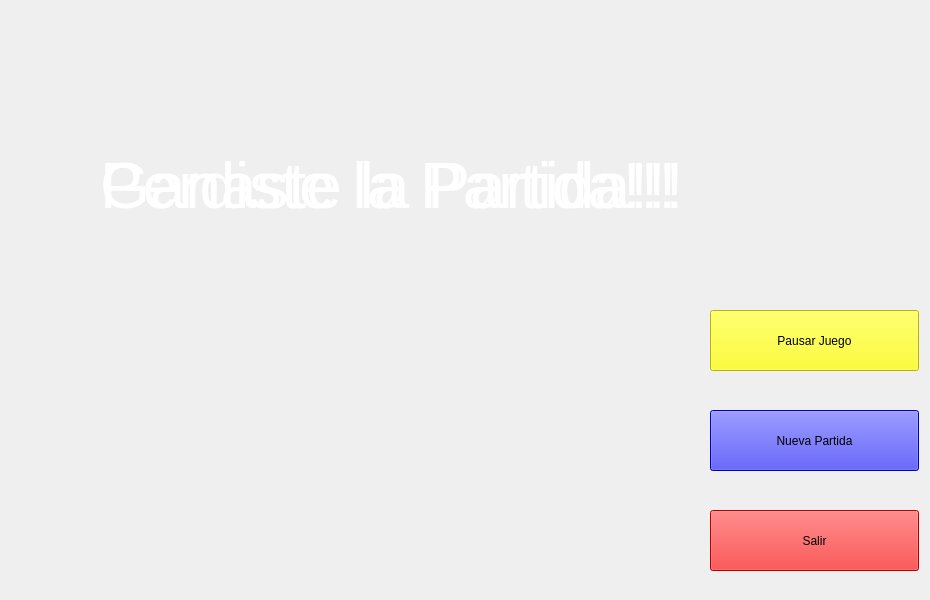
<?xml version="1.0" encoding="UTF-8"?>
<ui version="4.0">
 <class>GameWindow</class>
 <widget class="QMainWindow" name="GameWindow">
  <property name="geometry">
   <rect>
    <x>0</x>
    <y>0</y>
    <width>930</width>
    <height>600</height>
   </rect>
  </property>
  <property name="windowTitle">
   <string>DCCurve</string>
  </property>
  <property name="styleSheet">
   <string notr="true"/>
  </property>
  <widget class="QWidget" name="Game">
   <widget class="QWidget" name="verticalLayoutWidget">
    <property name="geometry">
     <rect>
      <x>710</x>
      <y>20</y>
      <width>211</width>
      <height>271</height>
     </rect>
    </property>
    <layout class="QVBoxLayout" name="playersLayout"/>
   </widget>
   <widget class="QPushButton" name="pauseButton">
    <property name="geometry">
     <rect>
      <x>710</x>
      <y>310</y>
      <width>209</width>
      <height>61</height>
     </rect>
    </property>
    <property name="focusPolicy">
     <enum>Qt::ClickFocus</enum>
    </property>
    <property name="styleSheet">
     <string notr="true">background: yellow</string>
    </property>
    <property name="text">
     <string>Pausar Juego</string>
    </property>
   </widget>
   <widget class="QPushButton" name="newButton">
    <property name="geometry">
     <rect>
      <x>710</x>
      <y>410</y>
      <width>209</width>
      <height>61</height>
     </rect>
    </property>
    <property name="focusPolicy">
     <enum>Qt::ClickFocus</enum>
    </property>
    <property name="styleSheet">
     <string notr="true">background: blue</string>
    </property>
    <property name="text">
     <string>Nueva Partida</string>
    </property>
   </widget>
   <widget class="QPushButton" name="exitButton">
    <property name="geometry">
     <rect>
      <x>710</x>
      <y>510</y>
      <width>209</width>
      <height>61</height>
     </rect>
    </property>
    <property name="focusPolicy">
     <enum>Qt::ClickFocus</enum>
    </property>
    <property name="styleSheet">
     <string notr="true">background: red</string>
    </property>
    <property name="text">
     <string>Salir</string>
    </property>
   </widget>
   <widget class="QLabel" name="winLabel">
    <property name="geometry">
     <rect>
      <x>100</x>
      <y>70</y>
      <width>591</width>
      <height>231</height>
     </rect>
    </property>
    <property name="font">
     <font>
      <pointsize>48</pointsize>
     </font>
    </property>
    <property name="styleSheet">
     <string notr="true">color: white</string>
    </property>
    <property name="text">
     <string>Ganaste la Partida!!!</string>
    </property>
   </widget>
   <widget class="QLabel" name="loseLabel">
    <property name="geometry">
     <rect>
      <x>100</x>
      <y>70</y>
      <width>591</width>
      <height>231</height>
     </rect>
    </property>
    <property name="font">
     <font>
      <pointsize>48</pointsize>
     </font>
    </property>
    <property name="styleSheet">
     <string notr="true">color: white</string>
    </property>
    <property name="text">
     <string>Perdiste la Partida!!!</string>
    </property>
   </widget>
  </widget>
 </widget>
 <resources/>
 <connections/>
</ui>
